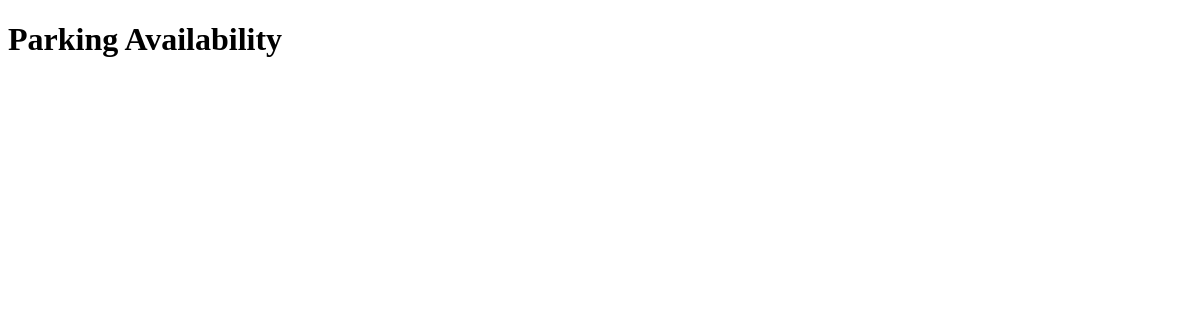
Page /booking_app/parking_availability/ on the earlier database version.
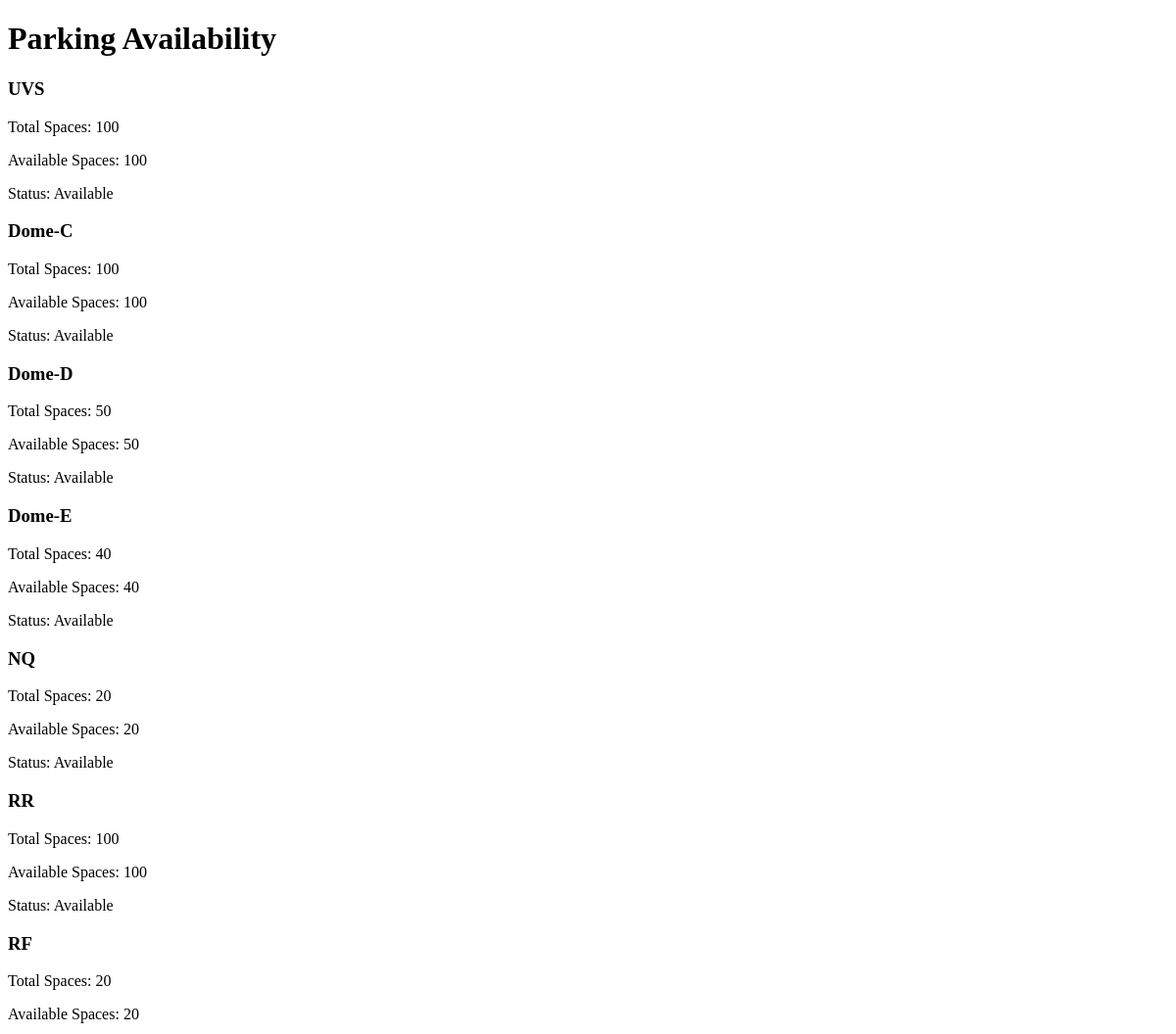
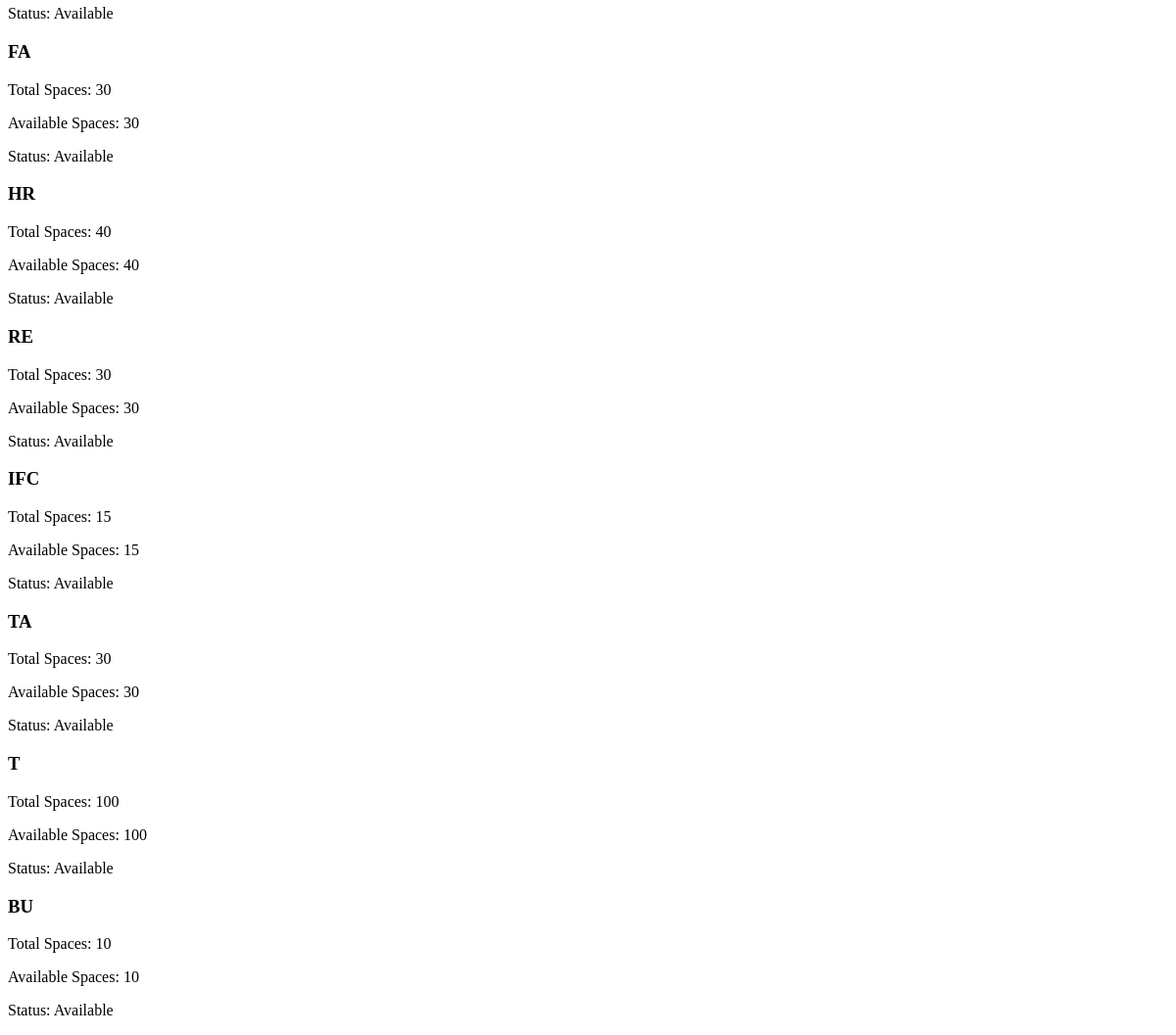
Same page on the later database version (2 pictures, top to bottom).
### booking_app/models.py (models this page shows, shortened)
class Parking_Lot(models.Model):
    lot_name= models.CharField(max_length=15)
    lot_add1=models.CharField(max_length=15)
    lot_totspace=models.IntegerField(default=100)
    lot_avaspace=models.IntegerField(default=100)
    lot_spcnum=models.IntegerField
    lot_spcstat=models.BooleanField(default=True)

### booking_app/views.py (the view)
# urls.py: path('parking_availability/', views.parking_availability, name='parking_availability')
def parking_availability(request):
    parking_lots = Parking_Lot.objects.all()
    availability_data = []
    for lot in parking_lots:
        availability_data.append({
            'lot_name': lot.lot_name,
            'total_spaces': lot.lot_totspace,
            'available_spaces': lot.lot_avaspace,
            'status': lot.lot_spcstat
        })
    return render(request, 'booking_app/parking_availability.html', {'parking_lots': availability_data})

### templates/booking_app/parking_availability.html (shortened to what this page needs)
<!DOCTYPE html>
<html>
  <head>
  </head>
  <body>
    <h1>Parking Availability</h1>
    {% for lot in parking_lots %}
    <div>
      <h3>{{ lot.lot_name }}</h3>
      <p>Total Spaces: {{ lot.total_spaces }}</p>
      <p>Available Spaces: {{ lot.available_spaces }}</p>
      <p>Status: {% if lot.status %} Available {% else %} Not Available</p>
    </div>
    {% endif%} {% endfor %}
  </body>
</html>

Differences in the rows shown:
added Parking_Lot: lot_name "UVS"
added Parking_Lot: lot_name "Dome-C"
added Parking_Lot: lot_name "Dome-D"
added Parking_Lot: lot_name "Dome-E"
added Parking_Lot: lot_name "NQ"
added Parking_Lot: lot_name "RR"
added Parking_Lot: lot_name "RF"
added Parking_Lot: lot_name "FA"
added Parking_Lot: lot_name "HR"
added Parking_Lot: lot_name "RE"
added Parking_Lot: lot_name "IFC"
added Parking_Lot: lot_name "TA"
added Parking_Lot: lot_name "BU"
Other differences:
new list line: "Total Spaces: 100 Available Spaces: 100 Status: Available"
new list line: "Total Spaces: 50 Available Spaces: 50 Status: Available"
new list line: "Total Spaces: 40 Available Spaces: 40 Status: Available"
new list line: "Total Spaces: 20 Available Spaces: 20 Status: Available"
new list line: "Total Spaces: 30 Available Spaces: 30 Status: Available"
new list line: "Total Spaces: 15 Available Spaces: 15 Status: Available"
new list line: "T Total Spaces: 100 Available Spaces: 100 Status: Available"
new list line: "Total Spaces: 10 Available Spaces: 10 Status: Available"
